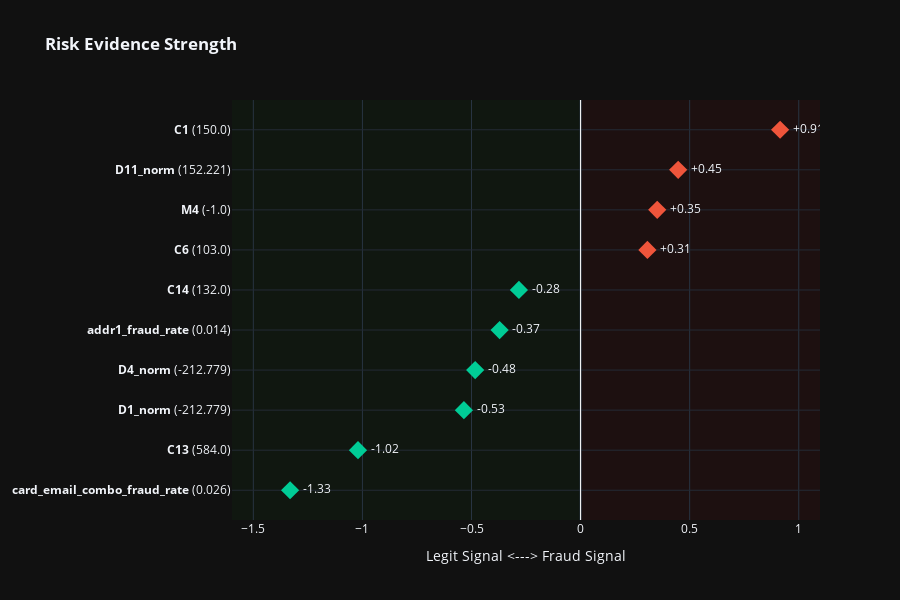

Notebook source saved alongside this figure:
### Code cell
notebook_dot_plot(batch_explanations[0])

### Figure 1 — Plotly figure (JSON) as saved in the notebook; plotly's stock layout.template omitted (floating-point values rounded to 4 significant figures)
{"data": [{"marker": {"color": ["#00CC96", "#00CC96", "#00CC96", "#00CC96", "#00CC96", "#00CC96", "#EF553B", "#EF553B", "#EF553B", "#EF553B"], "size": 14, "symbol": "diamond"}, "mode": "markers+text", "text": [" -1.33", " -1.02", " -0.53", " -0.48", " -0.37", " -0.28", " +0.31", " +0.35", " +0.45", " +0.91"], "textposition": "middle right", "type": "scatter", "x": [-1.331, -1.02, -0.5348, -0.4831, -0.3711, -0.2826, 0.3063, 0.3513, 0.4473, 0.9145], "y": ["<b>card_email_combo_fraud_rate</b> (0.026)", "<b>C13</b> (584.0)", "<b>D1_norm</b> (-212.779)", "<b>D4_norm</b> (-212.779)", "<b>addr1_fraud_rate</b> (0.014)", "<b>C14</b> (132.0)", "<b>C6</b> (103.0)", "<b>M4</b> (-1.0)", "<b>D11_norm</b> (152.221)", "<b>C1</b> (150.0)"]}], "layout": {"height": 600, "margin": {"l": 200}, "shapes": [{"fillcolor": "red", "layer": "below", "line": {"width": 0}, "opacity": 0.05, "type": "rect", "x0": 0, "x1": 1.097, "xref": "x", "y0": 0, "y1": 1, "yref": "y domain"}, {"fillcolor": "green", "layer": "below", "line": {"width": 0}, "opacity": 0.05, "type": "rect", "x0": -1.598, "x1": 0, "xref": "x", "y0": 0, "y1": 1, "yref": "y domain"}, {"line": {"color": "white", "width": 1}, "type": "line", "x0": 0, "x1": 0, "xref": "x", "y0": 0, "y1": 1, "yref": "y domain"}], "title": {"text": "<b>Risk Evidence Strength</b>"}, "xaxis": {"title": {"text": "Legit Signal <---> Fraud Signal"}}, "yaxis": {"gridcolor": "#232a35", "showgrid": true}}}
